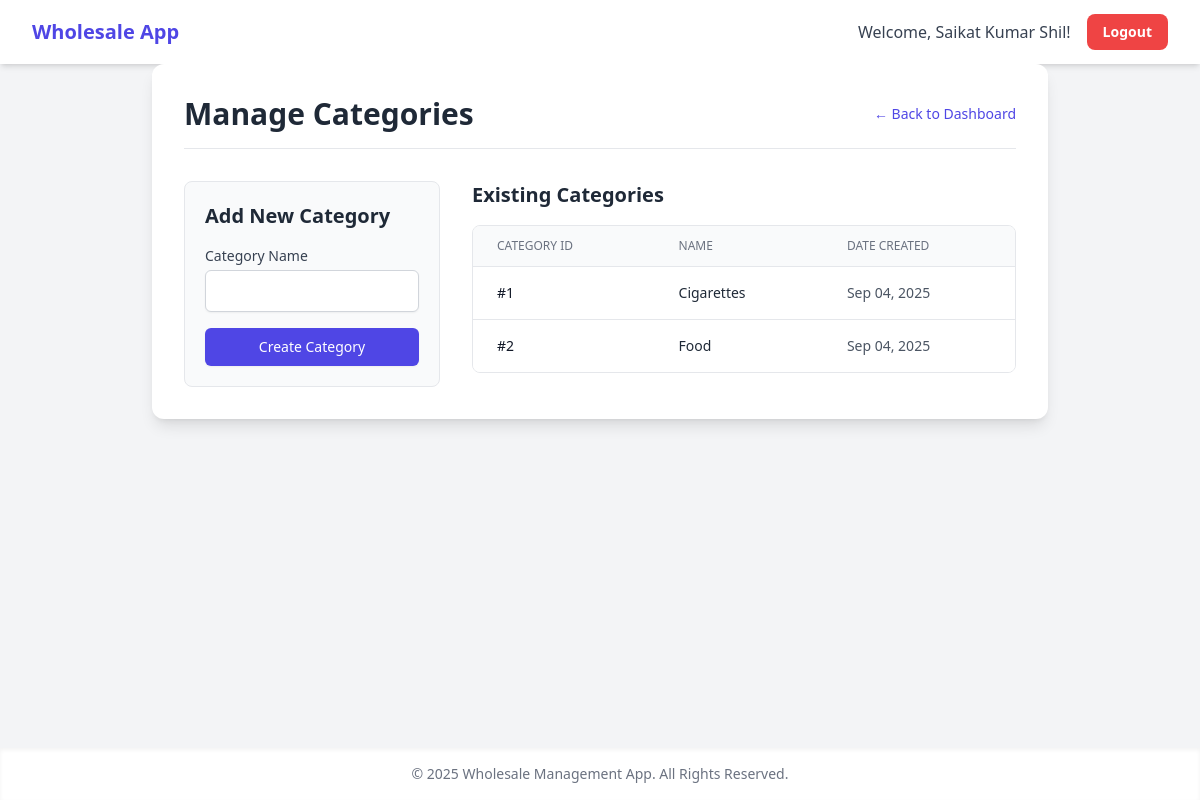
/categories_manage.php (signed in), run on the app's committed database.
### tables this page shows
CREATE TABLE `categories` (
  `id` int(11) NOT NULL,
  `name` varchar(100) NOT NULL,
  `created_at` timestamp NOT NULL DEFAULT current_timestamp()
);

### categories_manage.php (the view, shortened to what this page needs)
<?php
require_once 'db.php';
$categories = [];
try {
    $stmt = $pdo->query("SELECT id, name, created_at FROM categories ORDER BY name ASC");
    $categories = $stmt->fetchAll();
} catch (PDOException $e) {
    error_log("Category Fetch Error: " . $e->getMessage());
    die("A database error occurred while fetching categories.");
}
require_once 'header.php';
?>
<div class="bg-white p-4 sm:p-6 lg:p-8 rounded-xl shadow-lg max-w-4xl mx-auto space-y-8">
    <div class="flex items-center justify-between border-b pb-4">
        <h1 class="text-2xl sm:text-3xl font-bold text-gray-800">Manage Categories</h1>
        <a href="dashboard.php" class="text-sm font-medium text-indigo-600 hover:text-indigo-500">&larr; Back to Dashboard</a>
    </div>
    <div class="grid grid-cols-1 md:grid-cols-3 gap-8">
        <div class="md:col-span-1 border p-5 rounded-lg bg-gray-50 h-fit">
            <h2 class="text-xl font-semibold text-gray-800 mb-4">Add New Category</h2>
            <form action="categories_manage.php" method="POST" class="space-y-4">
                <div>
                    <label for="category_name" class="block text-sm font-medium text-gray-700">Category Name</label>
                    <input type="text" name="category_name" id="category_name" required class="mt-1 block w-full px-3 py-2 border border-gray-300 rounded-md shadow-sm focus:outline-none focus:ring-indigo-500 focus:border-indigo-500">
                </div>
                <div>
                    <button type="submit" class="w-full justify-center py-2 px-4 border border-transparent rounded-md shadow-sm text-sm font-medium text-white bg-indigo-600 hover:bg-indigo-700 focus:outline-none focus:ring-2 focus:ring-offset-2 focus:ring-indigo-500">
                        Create Category
                    </button>
                </div>
            </form>
        </div>
        <div class="md:col-span-2">
             <h2 class="text-xl font-semibold text-gray-800 mb-4">Existing Categories</h2>
            <div class="overflow-x-auto border rounded-lg">
                <table class="min-w-full divide-y divide-gray-200">
                    <thead class="bg-gray-50">
                        <tr>
                            <th class="px-6 py-3 text-left text-xs font-medium text-gray-500 uppercase">Category ID</th>
                            <th class="px-6 py-3 text-left text-xs font-medium text-gray-500 uppercase">Name</th>
                            <th class="px-6 py-3 text-left text-xs font-medium text-gray-500 uppercase">Date Created</th>
                        </tr>
                    </thead>
                    <tbody class="bg-white divide-y divide-gray-200">
                        <?php if (empty($categories)): ?>
                            <tr>
                                <td colspan="3" class="px-6 py-12 text-center text-gray-500">No categories have been created yet.</td>
                            </tr>
                        <?php else: ?>
                            <?php foreach ($categories as $category): ?>
                                <tr>
                                    <td class="px-6 py-4 whitespace-nowrap text-sm font-medium text-gray-900">#<?php echo htmlspecialchars($category['id']); ?></td>
                                    <td class="px-6 py-4 whitespace-nowrap text-sm text-gray-800"><?php echo htmlspecialchars($category['name']); ?></td>
                                    <td class="px-6 py-4 whitespace-nowrap text-sm text-gray-600"><?php echo htmlspecialchars(date('M d, Y', strtotime($category['created_at']))); ?></td>
                                </tr>
                            <?php endforeach; ?>
                        <?php endif; ?>
                    </tbody>
                </table>
            </div>
        </div>
    </div>
</div>
<?php
require_once 'footer.php';
?>

### data on the page
categories: id "1", name "Cigarettes", created_at "Sep 04, 2025"
categories: id "2", name "Food", created_at "Sep 04, 2025"

### other printed values
$_SESSION['user_full_name'] "Saikat Kumar Shil"
